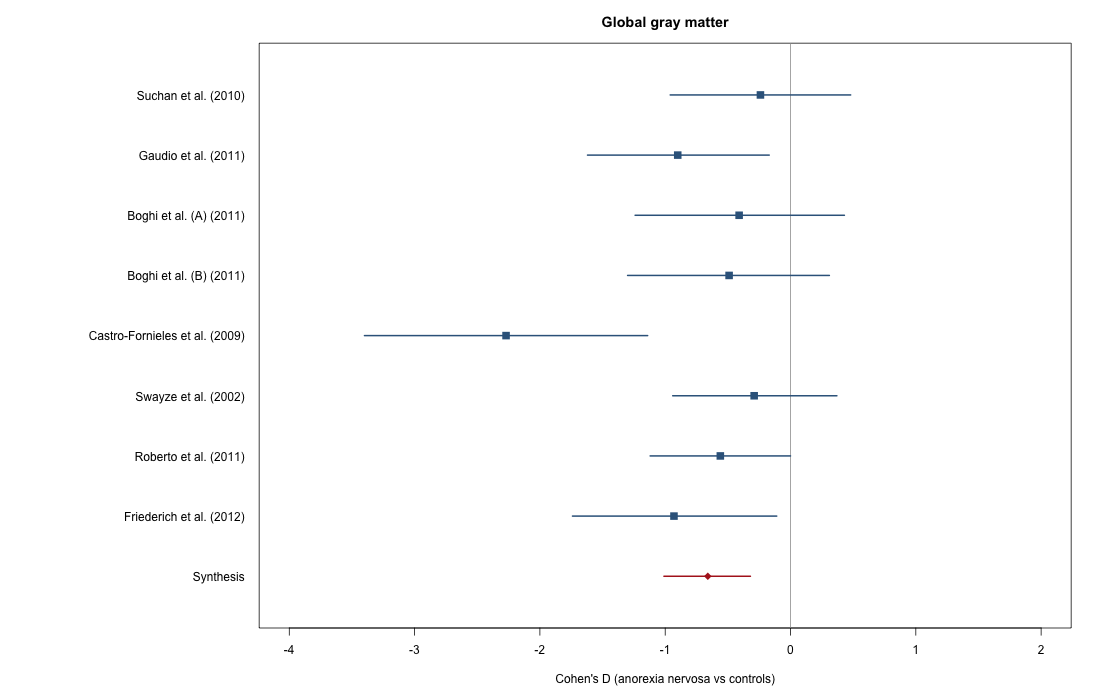

This chart was generated by the following R code:
## Replot the extracted forest-plot table; CI type is only specified as "CI" in source.
me <- "Titova_etal_2013_Figure1_replot.R"
a <- grep("^--file=", commandArgs(FALSE), value=TRUE)
if (!length(a) || basename(sub("^--file=", "", a[1])) != me) stop("Run with Rscript")
folder <- dirname(normalizePath(sub("^--file=", "", a[1])))
base <- sub("_replot\\.R$", "", me)
d <- read.csv(file.path(folder, paste0(base, ".csv")), check.names=FALSE)
stopifnot(nrow(d)==9L)
y <- rev(seq_len(nrow(d)))
png(file.path(folder, paste0(base,"_replot.png")), width=1100, height=700)
par(mar=c(5,18,3,2))
plot(NA, xlim=c(-4,2), ylim=c(0.5,9.5), xlab="Cohen's D (anorexia nervosa vs controls)", ylab="", yaxt="n", main="Global gray matter")
abline(v=0, col="gray60")
segments(d$CI_lower, y, d$CI_upper, y, col=ifelse(d$series_role=="pooled","firebrick","steelblue4"), lwd=2)
points(d$CohenD, y, pch=ifelse(d$series_role=="pooled",18,15), col=ifelse(d$series_role=="pooled","firebrick","steelblue4"), cex=1.4)
axis(2, at=y, labels=d$source_study, las=2, tick=FALSE)
dev.off()
